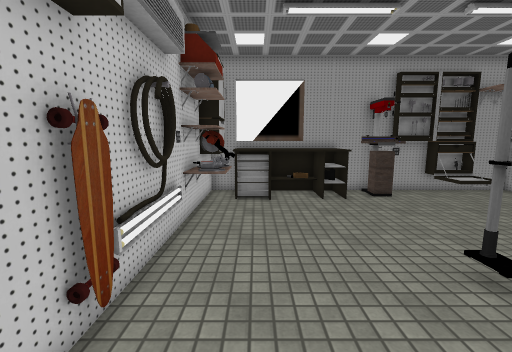
[1] (above)

12 first-person views from a walk through a scene from a Unity 3-D project. The camera is 1.5 m above the floor, tilts 8° down and sees 90° across. The floor is counted in squares, 0.5 m on a side. Each view is taken from the middle of a square. On the plan, view 1 faces up. The plan holds only what a view shows up to about 19 squares ahead; the rest is blank. The place goes on beyond the plan. The player is left out. Some surface patterns are stand-ins.

[2]
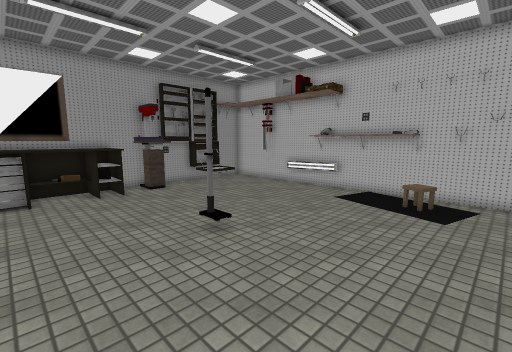

[3]
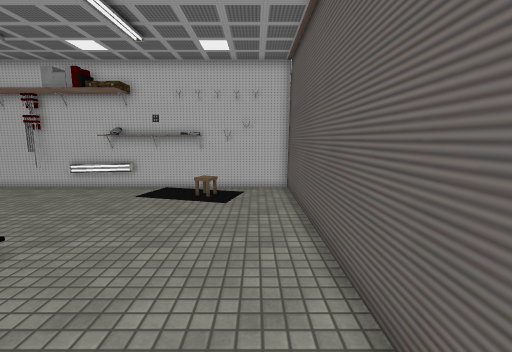

[4]
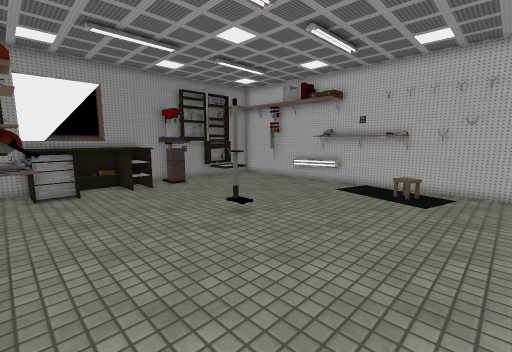

[5]
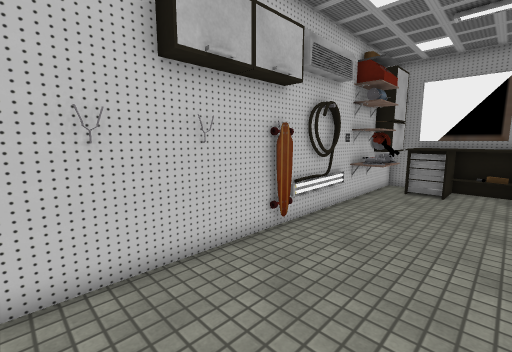

[6]
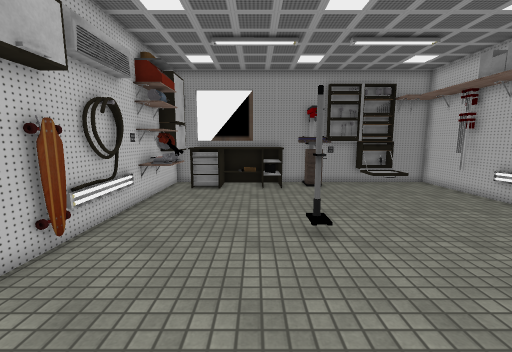

[7]
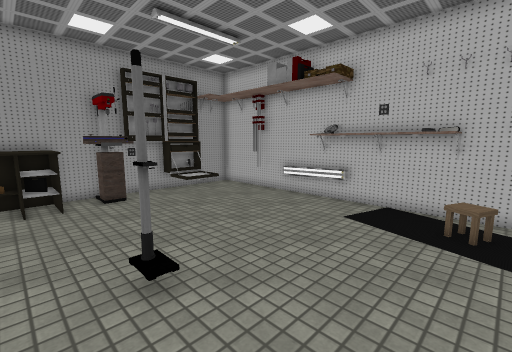

[8]
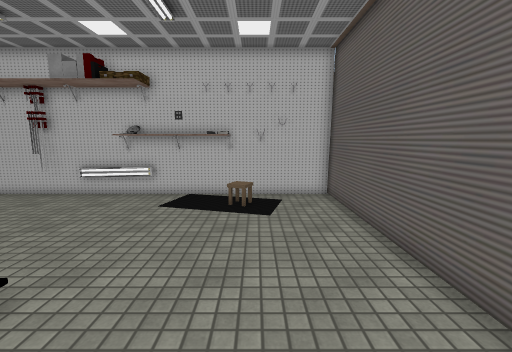

[9]
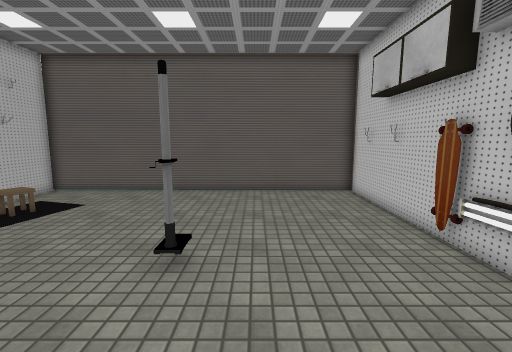

[10]
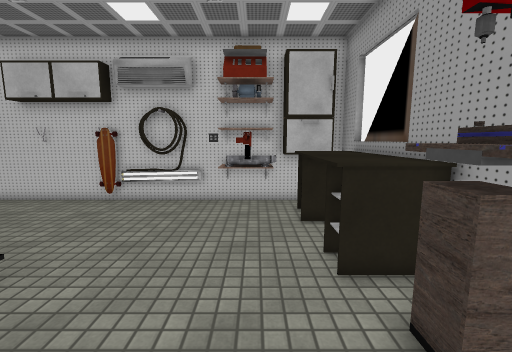

[11]
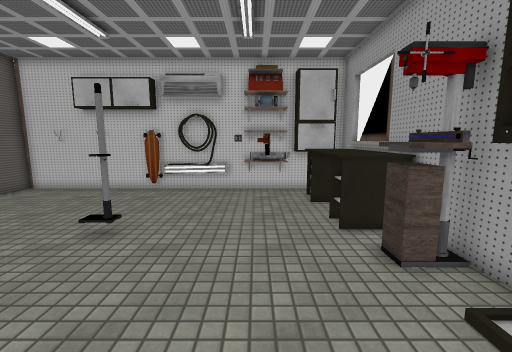

[12]
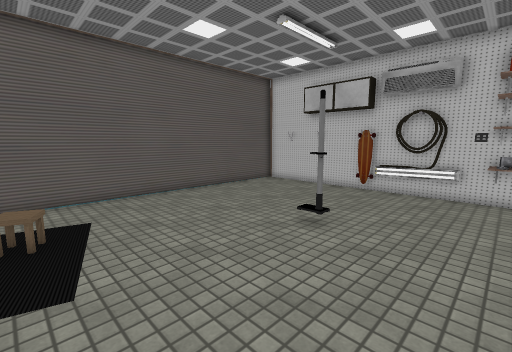

### Floor plan
Points are (right, up) in squares from view 1. A wall is a line through its corners. A room is listed if a view was taken in it or the views show most of it. See-through windows are left out.
Room 1 (views 1, 2, 3, 4, 5, 6, 7, 8, 9, 10, 11, 12)
walls: (5.1, 5.4) (5.1, 4.9); (4.9, 4.9) (4.9, 5.4); (-2.1, 7) (-2.5, 5.7); (-2.3, 5.9) (-2.6, 5.3); (6.3, 13.4) (6.3, 14.2); (-2.4, 6.3) (-2.2, 5.8) (-2.6, 5.4); (-2.3, 7.1) (-2.5, 4.6); (-2.3, 7.4) (-2.7, 7); (-2.6, 6.6) (-2.3, 5); (-2.5, 7.5) (-2.7, 7.1); (-2.5, 7.6) (-2.6, 6.8); (-2.6, 7.6) (-2.3, 6.9) (-2.4, 6.8); (-2.4, 8.4) (-2.4, 3.3); (-2.7, 7.6) (-2.2, 7.1); (-2.7, 7.7) (-2.5, 7.1); (15.1, 5.4) (15.1, 15.2) (12.5, 15.2); (-1.3, 10.7) (-2.3, 10.7); (-1.2, 10.9) (-1.2, 10.5); (-2.4, 9.1) (-2.4, 8.6); (7.9, 14.2) (5.7, 14.2); (7.3, 14.5) (7.3, 13.4); (-1.4, 11.1) (-1.4, 10.5) (-2, 10.5); (7.8, 14.5) (7.8, 13.4) (5.9, 13.4) (5.9, 14.4); (-1.6, 12) (-1.6, 10.4); (14.5, 11.1) (14.5, 11.8); (10.3, 15.2) (4.4, 15.2); (0.2, 15.5) (-1.2, 15.5); (-0.4, 15.2) (-2.7, 15.2) (-2.7, -4) (15.1, -4) (15.1, 2.5)
low walls: (5.3, 5.5) (5.3, 4.9); (14.9, 5.5) (14.9, 9.7)
objects: shelf (-2, 9) to (-1, 10); shelf (-2, 10); shelf (-1, 12); table (-1, 13) to (5, 15); other object (11, 14) to (12, 15); shelf (14, 1) to (15, 6)

Where each view was taken, in squares from view 1:
view 1: 0 up, 0 right, facing up
view 2: 2 down, 0 right, facing up-right
view 3: 2 down, 1 left, facing right
view 4: 3 down, 2 left, facing up-right
view 5: 3 down, 3 right, facing up-left
view 6: 3 down, 3 right, facing up
view 7: 0 up, 3 right, facing up-right
view 8: 0 up, 1 right, facing right
view 9: 11 up, 3 right, facing down
view 10: 11 up, 10 right, facing left
view 11: 10 up, 13 right, facing left
view 12: 10 up, 13 right, facing down-left
